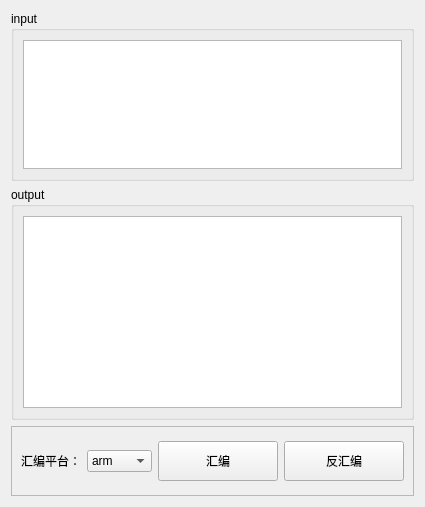
          <widget class="QWidget" name="tab_8">
           <attribute name="title">
            <string>asm</string>
           </attribute>
           <layout class="QGridLayout" name="gridLayout_36">
            <item row="0" column="0">
             <widget class="QGroupBox" name="groupBox_23">
              <property name="maximumSize">
               <size>
                <width>16777215</width>
                <height>170</height>
               </size>
              </property>
              <property name="title">
               <string>input</string>
              </property>
              <layout class="QGridLayout" name="gridLayout_35">
               <item row="0" column="0">
                <widget class="QPlainTextEdit" name="txtasm_input">
                 <property name="maximumSize">
                  <size>
                   <width>16777215</width>
                   <height>16777215</height>
                  </size>
                 </property>
                </widget>
               </item>
              </layout>
             </widget>
            </item>
            <item row="1" column="0">
             <widget class="QGroupBox" name="groupBox_22">
              <property name="title">
               <string>output</string>
              </property>
              <layout class="QGridLayout" name="gridLayout_34">
               <item row="0" column="0">
                <widget class="QPlainTextEdit" name="txtasm_output">
                 <property name="readOnly">
                  <bool>true</bool>
                 </property>
                </widget>
               </item>
              </layout>
             </widget>
            </item>
            <item row="2" column="0">
             <widget class="QFrame" name="frame_8">
              <property name="minimumSize">
               <size>
                <width>0</width>
                <height>70</height>
               </size>
              </property>
              <property name="maximumSize">
               <size>
                <width>16777215</width>
                <height>70</height>
               </size>
              </property>
              <property name="frameShape">
               <enum>QFrame::StyledPanel</enum>
              </property>
              <property name="frameShadow">
               <enum>QFrame::Raised</enum>
              </property>
              <layout class="QGridLayout" name="gridLayout_27">
               <item row="0" column="0">
                <layout class="QHBoxLayout" name="horizontalLayout_6">
                 <item>
                  <widget class="QLabel" name="label_8">
                   <property name="maximumSize">
                    <size>
                     <width>100</width>
                     <height>16777215</height>
                    </size>
                   </property>
                   <property name="text">
                    <string>汇编平台：</string>
                   </property>
                  </widget>
                 </item>
                 <item>
                  <widget class="QComboBox" name="cmbasm">
                   <property name="maximumSize">
                    <size>
                     <width>300</width>
                     <height>16777215</height>
                    </size>
                   </property>
                   <item>
                    <property name="text">
                     <string>arm</string>
                    </property>
                   </item>
                   <item>
                    <property name="text">
                     <string>arm64</string>
                    </property>
                   </item>
                  </widget>
                 </item>
                 <item>
                  <widget class="QPushButton" name="btnzlib_calc_5">
                   <property name="minimumSize">
                    <size>
                     <width>120</width>
                     <height>40</height>
                    </size>
                   </property>
                   <property name="maximumSize">
                    <size>
                     <width>120</width>
                     <height>40</height>
                    </size>
                   </property>
                   <property name="toolTip">
                    <string>汇编转二进制和二进制转汇编</string>
                   </property>
                   <property name="text">
                    <string>汇编</string>
                   </property>
                  </widget>
                 </item>
                 <item>
                  <widget class="QPushButton" name="btnzlib_calc_6">
                   <property name="minimumSize">
                    <size>
                     <width>120</width>
                     <height>40</height>
                    </size>
                   </property>
                   <property name="maximumSize">
                    <size>
                     <width>120</width>
                     <height>40</height>
                    </size>
                   </property>
                   <property name="toolTip">
                    <string>汇编转二进制和二进制转汇编</string>
                   </property>
                   <property name="text">
                    <string>反汇编</string>
                   </property>
                  </widget>
                 </item>
                </layout>
               </item>
              </layout>
             </widget>
            </item>
           </layout>
          </widget>
